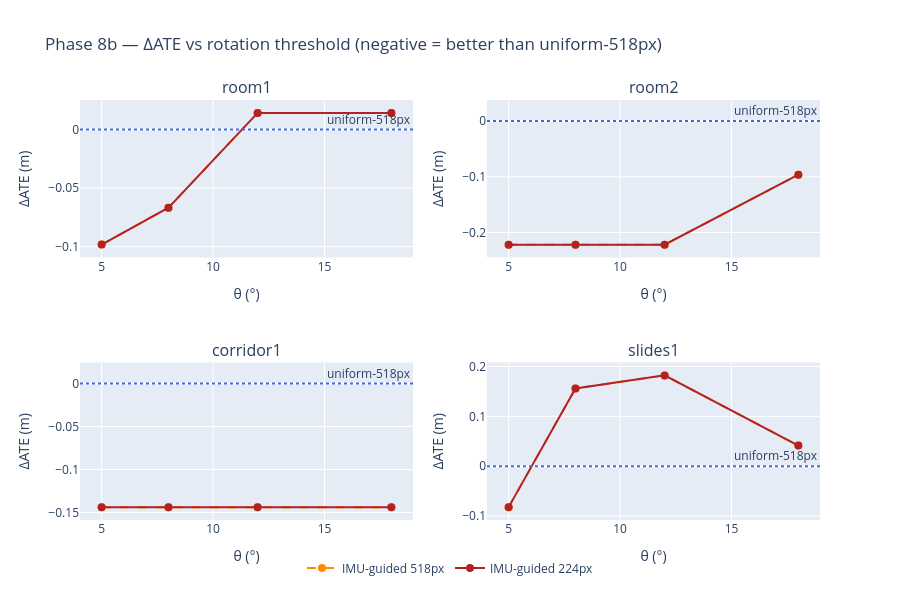
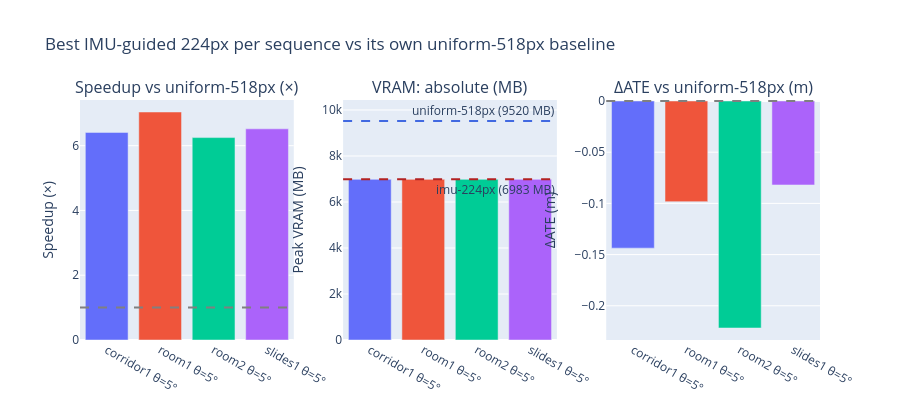

The code cell stored with these charts, in order, in its notebook:
### Markdown cell above
## 4b — IMU Frame Selection: Multi-Sequence (Phase 8b)

### Code cell
df_ms = load_csv("phase8_multisequence.csv")

if df_ms is None:
    print("  Phase 8b results not yet available — run Section 9 of notebook 08 on Kaggle first.")
else:
    df_ms["theta_deg"] = pd.to_numeric(df_ms["theta_deg"], errors="coerce")

    # ── 1. ΔATE vs θ — 2×2 grid (readable in VS Code) ────────────────────────
    SEQS_PLOT = ["room1", "room2", "corridor1", "slides1"]
    fig_ms = make_subplots(
        rows=2, cols=2,
        subplot_titles=SEQS_PLOT,
        shared_yaxes=False,
    )
    cfg_style = {
        "imu-518px": ("darkorange", "dash",  "IMU-guided 518px"),
        "imu-224px": ("firebrick",  "solid", "IMU-guided 224px"),
    }
    rc = [(1,1),(1,2),(2,1),(2,2)]
    for ci, seq in enumerate(SEQS_PLOT):
        r, c = rc[ci]
        sub = df_ms[df_ms["sequence"] == seq]
        for cfg, (color, dash, label) in cfg_style.items():
            rows_cfg = sub[sub["config"] == cfg].sort_values("theta_deg")
            if rows_cfg.empty:
                continue
            fig_ms.add_trace(go.Scatter(
                x=rows_cfg["theta_deg"], y=rows_cfg["ate_delta"],
                mode="lines+markers", name=label,
                legendgroup=label, showlegend=(ci == 0),
                line=dict(color=color, width=2, dash=dash),
                marker=dict(size=8),
            ), row=r, col=c)
        fig_ms.add_hline(y=0, line_dash="dot", line_color="royalblue",
                         annotation_text="uniform-518px",
                         annotation_position="top right",
                         row=r, col=c)

    fig_ms.update_xaxes(title_text="θ (°)")
    fig_ms.update_yaxes(title_text="ΔATE (m)")
    fig_ms.update_layout(
        height=600,
        title_text="Phase 8b — ΔATE vs rotation threshold (negative = better than uniform-518px)",
        legend=dict(x=0.3, y=-0.08, orientation="h"),
    )
    fig_ms.show()

    # ── 2. Bar chart: speedup + VRAM + ΔATE at best-θ per sequence ────────────
    _imu224 = df_ms[df_ms["config"] == "imu-224px"]
    best_ms = df_ms.loc[
        _imu224.groupby("sequence")["ate_mean"].idxmin()
    ].reset_index(drop=True)

    fig_bar = make_subplots(rows=1, cols=3,
        subplot_titles=("Speedup vs uniform-518px (×)",
                        "VRAM: absolute (MB)",
                        "ΔATE vs uniform-518px (m)"))

    seq_colors = px.colors.qualitative.Plotly[:4]
    for i, (_, row) in enumerate(best_ms.iterrows()):
        c = seq_colors[i]
        lbl = f"{row['sequence']} θ={int(row['theta_deg'])}°"
        fig_bar.add_trace(go.Bar(x=[lbl], y=[row["speedup_x"]],
            marker_color=c, showlegend=False), row=1, col=1)
        fig_bar.add_trace(go.Bar(x=[lbl], y=[row["peak_mb"]],
            marker_color=c, showlegend=False), row=1, col=2)
        fig_bar.add_trace(go.Bar(x=[lbl], y=[row["ate_delta"]],
            marker_color=c, showlegend=False), row=1, col=3)

    fig_bar.add_hline(y=1.0,  line_dash="dash", line_color="grey", row=1, col=1)
    fig_bar.add_hline(y=9520, line_dash="dash", line_color="royalblue",
                      annotation_text="uniform-518px (9520 MB)",
                      annotation_position="top right", row=1, col=2)
    fig_bar.add_hline(y=6983, line_dash="dash", line_color="firebrick",
                      annotation_text="imu-224px (6983 MB)",
                      annotation_position="bottom right", row=1, col=2)
    fig_bar.add_hline(y=0.0,  line_dash="dash", line_color="grey", row=1, col=3)

    fig_bar.update_yaxes(title_text="Speedup (×)",    row=1, col=1)
    fig_bar.update_yaxes(title_text="Peak VRAM (MB)", row=1, col=2)
    fig_bar.update_yaxes(title_text="ΔATE (m)",       row=1, col=3)
    fig_bar.update_layout(
        height=420,
        title_text="Best IMU-guided 224px per sequence vs its own uniform-518px baseline",
    )
    fig_bar.show()

    print("\nNote: VRAM savings are constant (26.6%) across all sequences because peak")
    print("VRAM depends only on resolution × frame count (224px, 8 frames) — not scene content.")
    print("  uniform-518px: 9520 MB  →  imu-224px: 6983 MB  (diff = 2537 MB, 26.6%)")
    print()
    print("=== Multi-sequence summary: best imu-224px per sequence ===")
    print(best_ms[["sequence","theta_deg","n_frames","ate_mean",
                   "ate_delta","speedup_x","vram_saved"]
                  ].to_string(index=False, float_format="{:.3f}".format))

### Figure 1 — Plotly figure (JSON) as saved in the notebook; plotly's stock layout.template omitted (floating-point values rounded to 4 significant figures)
{"data": [{"legendgroup": "IMU-guided 518px", "line": {"color": "darkorange", "dash": "dash", "width": 2}, "marker": {"size": 8}, "mode": "lines+markers", "name": "IMU-guided 518px", "showlegend": true, "type": "scatter", "x": [5.0, 8.0, 12.0, 18.0], "xaxis": "x", "y": [-0.0983, -0.0667, 0.0143, 0.0143], "yaxis": "y"}, {"legendgroup": "IMU-guided 224px", "line": {"color": "firebrick", "dash": "solid", "width": 2}, "marker": {"size": 8}, "mode": "lines+markers", "name": "IMU-guided 224px", "showlegend": true, "type": "scatter", "x": [5.0, 8.0, 12.0, 18.0], "xaxis": "x", "y": [-0.0983, -0.0667, 0.0143, 0.0143], "yaxis": "y"}, {"legendgroup": "IMU-guided 518px", "line": {"color": "darkorange", "dash": "dash", "width": 2}, "marker": {"size": 8}, "mode": "lines+markers", "name": "IMU-guided 518px", "showlegend": false, "type": "scatter", "x": [5.0, 8.0, 12.0, 18.0], "xaxis": "x2", "y": [-0.2217, -0.2217, -0.2217, -0.0963], "yaxis": "y2"}, {"legendgroup": "IMU-guided 224px", "line": {"color": "firebrick", "dash": "solid", "width": 2}, "marker": {"size": 8}, "mode": "lines+markers", "name": "IMU-guided 224px", "showlegend": false, "type": "scatter", "x": [5.0, 8.0, 12.0, 18.0], "xaxis": "x2", "y": [-0.2217, -0.2217, -0.2217, -0.0963], "yaxis": "y2"}, {"legendgroup": "IMU-guided 518px", "line": {"color": "darkorange", "dash": "dash", "width": 2}, "marker": {"size": 8}, "mode": "lines+markers", "name": "IMU-guided 518px", "showlegend": false, "type": "scatter", "x": [5.0, 8.0, 12.0, 18.0], "xaxis": "x3", "y": [-0.1437, -0.1437, -0.1437, -0.1437], "yaxis": "y3"}, {"legendgroup": "IMU-guided 224px", "line": {"color": "firebrick", "dash": "solid", "width": 2}, "marker": {"size": 8}, "mode": "lines+markers", "name": "IMU-guided 224px", "showlegend": false, "type": "scatter", "x": [5.0, 8.0, 12.0, 18.0], "xaxis": "x3", "y": [-0.1437, -0.1437, -0.1437, -0.1437], "yaxis": "y3"}, {"legendgroup": "IMU-guided 518px", "line": {"color": "darkorange", "dash": "dash", "width": 2}, "marker": {"size": 8}, "mode": "lines+markers", "name": "IMU-guided 518px", "showlegend": false, "type": "scatter", "x": [5.0, 8.0, 12.0, 18.0], "xaxis": "x4", "y": [-0.082, 0.156, 0.1822, 0.0414], "yaxis": "y4"}, {"legendgroup": "IMU-guided 224px", "line": {"color": "firebrick", "dash": "solid", "width": 2}, "marker": {"size": 8}, "mode": "lines+markers", "name": "IMU-guided 224px", "showlegend": false, "type": "scatter", "x": [5.0, 8.0, 12.0, 18.0], "xaxis": "x4", "y": [-0.082, 0.156, 0.1822, 0.0414], "yaxis": "y4"}], "layout": {"annotations": [{"font": {"size": 16}, "showarrow": false, "text": "room1", "x": 0.225, "xanchor": "center", "xref": "paper", "y": 1.0, "yanchor": "bottom", "yref": "paper"}, {"font": {"size": 16}, "showarrow": false, "text": "room2", "x": 0.775, "xanchor": "center", "xref": "paper", "y": 1.0, "yanchor": "bottom", "yref": "paper"}, {"font": {"size": 16}, "showarrow": false, "text": "corridor1", "x": 0.225, "xanchor": "center", "xref": "paper", "y": 0.375, "yanchor": "bottom", "yref": "paper"}, {"font": {"size": 16}, "showarrow": false, "text": "slides1", "x": 0.775, "xanchor": "center", "xref": "paper", "y": 0.375, "yanchor": "bottom", "yref": "paper"}, {"showarrow": false, "text": "uniform-518px", "x": 1, "xanchor": "right", "xref": "x domain", "y": 0, "yanchor": "bottom", "yref": "y"}, {"showarrow": false, "text": "uniform-518px", "x": 1, "xanchor": "right", "xref": "x2 domain", "y": 0, "yanchor": "bottom", "yref": "y2"}, {"showarrow": false, "text": "uniform-518px", "x": 1, "xanchor": "right", "xref": "x3 domain", "y": 0, "yanchor": "bottom", "yref": "y3"}, {"showarrow": false, "text": "uniform-518px", "x": 1, "xanchor": "right", "xref": "x4 domain", "y": 0, "yanchor": "bottom", "yref": "y4"}], "height": 600, "legend": {"orientation": "h", "x": 0.3, "y": -0.08}, "shapes": [{"line": {"color": "royalblue", "dash": "dot"}, "type": "line", "x0": 0, "x1": 1, "xref": "x domain", "y0": 0, "y1": 0, "yref": "y"}, {"line": {"color": "royalblue", "dash": "dot"}, "type": "line", "x0": 0, "x1": 1, "xref": "x2 domain", "y0": 0, "y1": 0, "yref": "y2"}, {"line": {"color": "royalblue", "dash": "dot"}, "type": "line", "x0": 0, "x1": 1, "xref": "x3 domain", "y0": 0, "y1": 0, "yref": "y3"}, {"line": {"color": "royalblue", "dash": "dot"}, "type": "line", "x0": 0, "x1": 1, "xref": "x4 domain", "y0": 0, "y1": 0, "yref": "y4"}], "title": {"text": "Phase 8b — ΔATE vs rotation threshold (negative = better than uniform-518px)"}, "xaxis": {"anchor": "y", "domain": [0.0, 0.45], "title": {"text": "θ (°)"}}, "xaxis2": {"anchor": "y2", "domain": [0.55, 1.0], "title": {"text": "θ (°)"}}, "xaxis3": {"anchor": "y3", "domain": [0.0, 0.45], "title": {"text": "θ (°)"}}, "xaxis4": {"anchor": "y4", "domain": [0.55, 1.0], "title": {"text": "θ (°)"}}, "yaxis": {"anchor": "x", "domain": [0.625, 1.0], "title": {"text": "ΔATE (m)"}}, "yaxis2": {"anchor": "x2", "domain": [0.625, 1.0], "title": {"text": "ΔATE (m)"}}, "yaxis3": {"anchor": "x3", "domain": [0.0, 0.375], "title": {"text": "ΔATE (m)"}}, "yaxis4": {"anchor": "x4", "domain": [0.0, 0.375], "title": {"text": "ΔATE (m)"}}}}

### Figure 2 — Plotly figure (JSON) as saved in the notebook; plotly's stock layout.template omitted (floating-point values rounded to 4 significant figures)
{"data": [{"marker": {"color": "#636EFA"}, "showlegend": false, "type": "bar", "x": ["corridor1 θ=5°"], "xaxis": "x", "y": [6.41], "yaxis": "y"}, {"marker": {"color": "#636EFA"}, "showlegend": false, "type": "bar", "x": ["corridor1 θ=5°"], "xaxis": "x2", "y": [6983.0], "yaxis": "y2"}, {"marker": {"color": "#636EFA"}, "showlegend": false, "type": "bar", "x": ["corridor1 θ=5°"], "xaxis": "x3", "y": [-0.1437], "yaxis": "y3"}, {"marker": {"color": "#EF553B"}, "showlegend": false, "type": "bar", "x": ["room1 θ=5°"], "xaxis": "x", "y": [7.04], "yaxis": "y"}, {"marker": {"color": "#EF553B"}, "showlegend": false, "type": "bar", "x": ["room1 θ=5°"], "xaxis": "x2", "y": [6983.0], "yaxis": "y2"}, {"marker": {"color": "#EF553B"}, "showlegend": false, "type": "bar", "x": ["room1 θ=5°"], "xaxis": "x3", "y": [-0.0983], "yaxis": "y3"}, {"marker": {"color": "#00CC96"}, "showlegend": false, "type": "bar", "x": ["room2 θ=5°"], "xaxis": "x", "y": [6.25], "yaxis": "y"}, {"marker": {"color": "#00CC96"}, "showlegend": false, "type": "bar", "x": ["room2 θ=5°"], "xaxis": "x2", "y": [6983.0], "yaxis": "y2"}, {"marker": {"color": "#00CC96"}, "showlegend": false, "type": "bar", "x": ["room2 θ=5°"], "xaxis": "x3", "y": [-0.2217], "yaxis": "y3"}, {"marker": {"color": "#AB63FA"}, "showlegend": false, "type": "bar", "x": ["slides1 θ=5°"], "xaxis": "x", "y": [6.52], "yaxis": "y"}, {"marker": {"color": "#AB63FA"}, "showlegend": false, "type": "bar", "x": ["slides1 θ=5°"], "xaxis": "x2", "y": [6983.0], "yaxis": "y2"}, {"marker": {"color": "#AB63FA"}, "showlegend": false, "type": "bar", "x": ["slides1 θ=5°"], "xaxis": "x3", "y": [-0.082], "yaxis": "y3"}], "layout": {"annotations": [{"font": {"size": 16}, "showarrow": false, "text": "Speedup vs uniform-518px (×)", "x": 0.1444, "xanchor": "center", "xref": "paper", "y": 1.0, "yanchor": "bottom", "yref": "paper"}, {"font": {"size": 16}, "showarrow": false, "text": "VRAM: absolute (MB)", "x": 0.5, "xanchor": "center", "xref": "paper", "y": 1.0, "yanchor": "bottom", "yref": "paper"}, {"font": {"size": 16}, "showarrow": false, "text": "ΔATE vs uniform-518px (m)", "x": 0.8556, "xanchor": "center", "xref": "paper", "y": 1.0, "yanchor": "bottom", "yref": "paper"}, {"showarrow": false, "text": "uniform-518px (9520 MB)", "x": 1, "xanchor": "right", "xref": "x2 domain", "y": 9520, "yanchor": "bottom", "yref": "y2"}, {"showarrow": false, "text": "imu-224px (6983 MB)", "x": 1, "xanchor": "right", "xref": "x2 domain", "y": 6983, "yanchor": "top", "yref": "y2"}], "height": 420, "shapes": [{"line": {"color": "grey", "dash": "dash"}, "type": "line", "x0": 0, "x1": 1, "xref": "x domain", "y0": 1.0, "y1": 1.0, "yref": "y"}, {"line": {"color": "royalblue", "dash": "dash"}, "type": "line", "x0": 0, "x1": 1, "xref": "x2 domain", "y0": 9520, "y1": 9520, "yref": "y2"}, {"line": {"color": "firebrick", "dash": "dash"}, "type": "line", "x0": 0, "x1": 1, "xref": "x2 domain", "y0": 6983, "y1": 6983, "yref": "y2"}, {"line": {"color": "grey", "dash": "dash"}, "type": "line", "x0": 0, "x1": 1, "xref": "x3 domain", "y0": 0.0, "y1": 0.0, "yref": "y3"}], "title": {"text": "Best IMU-guided 224px per sequence vs its own uniform-518px baseline"}, "xaxis": {"anchor": "y", "domain": [0.0, 0.2889]}, "xaxis2": {"anchor": "y2", "domain": [0.3556, 0.6444]}, "xaxis3": {"anchor": "y3", "domain": [0.7111, 1.0]}, "yaxis": {"anchor": "x", "domain": [0.0, 1.0], "title": {"text": "Speedup (×)"}}, "yaxis2": {"anchor": "x2", "domain": [0.0, 1.0], "title": {"text": "Peak VRAM (MB)"}}, "yaxis3": {"anchor": "x3", "domain": [0.0, 1.0], "title": {"text": "ΔATE (m)"}}}}
